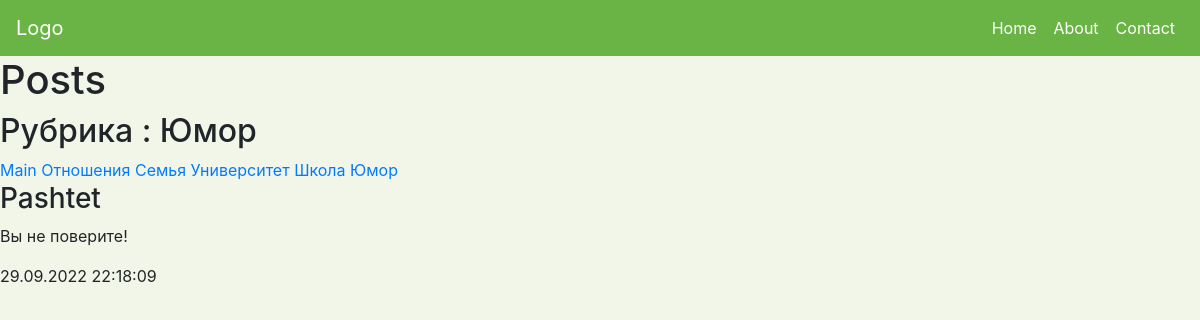
Page /blog_post/5/ on the committed database.
### blog_post/models.py (models this page shows, shortened)
class Rubric(models.Model):
    name = models.CharField(max_length=20, db_index=True,
    verbose_name='Название')
    class Meta:
        verbose_name_plural = 'Рубрики'
        verbose_name = 'Рубрика'
        ordering = ['name']

class Post(models.Model):
    nickname = models.CharField(max_length=16, verbose_name='Ник')
    content = models.TextField(null=False, blank=False, verbose_name="Новость")
    published = models.DateTimeField(auto_now_add=True, db_index=True,
    verbose_name="Опубликовано")
    rubric = models.ForeignKey('Rubric', null=True, on_delete=models.PROTECT,
    verbose_name='Рубрика')
    class Meta:
        verbose_name_plural = "Посты"
        verbose_name = "Пост"
        ordering = ['-published']

### blog_post/views.py (the view)
# urls.py: path('<int:rubric_id>/', by_rubric, name='by_rubric'),
def by_rubric(request, rubric_id):
    posts = Post.objects.filter(rubric=rubric_id)
    rubrics = Rubric.objects.all()
    current_rubric = Rubric.objects.get(pk=rubric_id)
    context = {'posts': posts, 'rubrics':rubrics,
                'current_rubric': current_rubric}
    return render(request, 'by_rubric.html', context)

### blog_post/templates/by_rubric.html (shortened to what this page needs)
<html lang="en">
<head>
    <link rel="stylesheet" href="https://cdn.jsdelivr.net/npm/bootstrap@4.5.3/dist/css/bootstrap.min.css">
    <link rel="stylesheet" type="text/css" href="/home/pashtet/VSProjects/blog_project/blog_post/templates/main.css">
</head>
<body>
    <nav class="navbar navbar-expand-md">
        <a class="navbar-brand" href="#">Logo</a>
        <div class="collapse navbar-collapse" id="main-navigation">
            <ul class="navbar-nav">
                <li class="nav-item">
                    <a class="nav-link" href="#">Home</a>
                </li>
                <li class="nav-item">
                    <a class="nav-link" href="#">About</a>
                </li>
                <li class="nav-item">
                    <a class="nav-link" href="#">Contact</a>
                </li>
            </ul>
        </div>
    </nav>
    <h1>Posts</h1>
    <h2>Рубрика : {{ current_rubric.name }}</h2>
    <div>
        <a href="/blog_post/">Main</a>
        {% for rubric in rubrics %}
        <a href="/blog_post/{{ rubric.pk }}/">{{ rubric.name }}</a>
        {% endfor %}
    </div>
    {% for p in posts %}
    <div>
        <h3>{{ p.nickname }}</h3>
        <p>{{ p.content }}</p>
        <p>{{ p.published|date:"d.m.Y H:i:s" }}</p>
    </div>
    {% endfor %}
</body>
</html>

### blog_post/templates/main.css (style rules this page uses)
body { padding: 0; margin: 0; background: #f2f6e9; }
.navbar { background:#6ab446; }
.nav-link, .navbar-brand { color: #fff; cursor: pointer; }
.nav-link { margin-right: 1; }
.navbar-collapse { justify-content: flex-end; }

### rows in the picture
Rubric: name "Юмор"
Rubric: name "Отношения"
Rubric: name "Семья"
Rubric: name "Университет"
Rubric: name "Школа"
Post: nickname "Pashtet", content "Вы не поверите!", published "29.09.2022 22:18:09"
